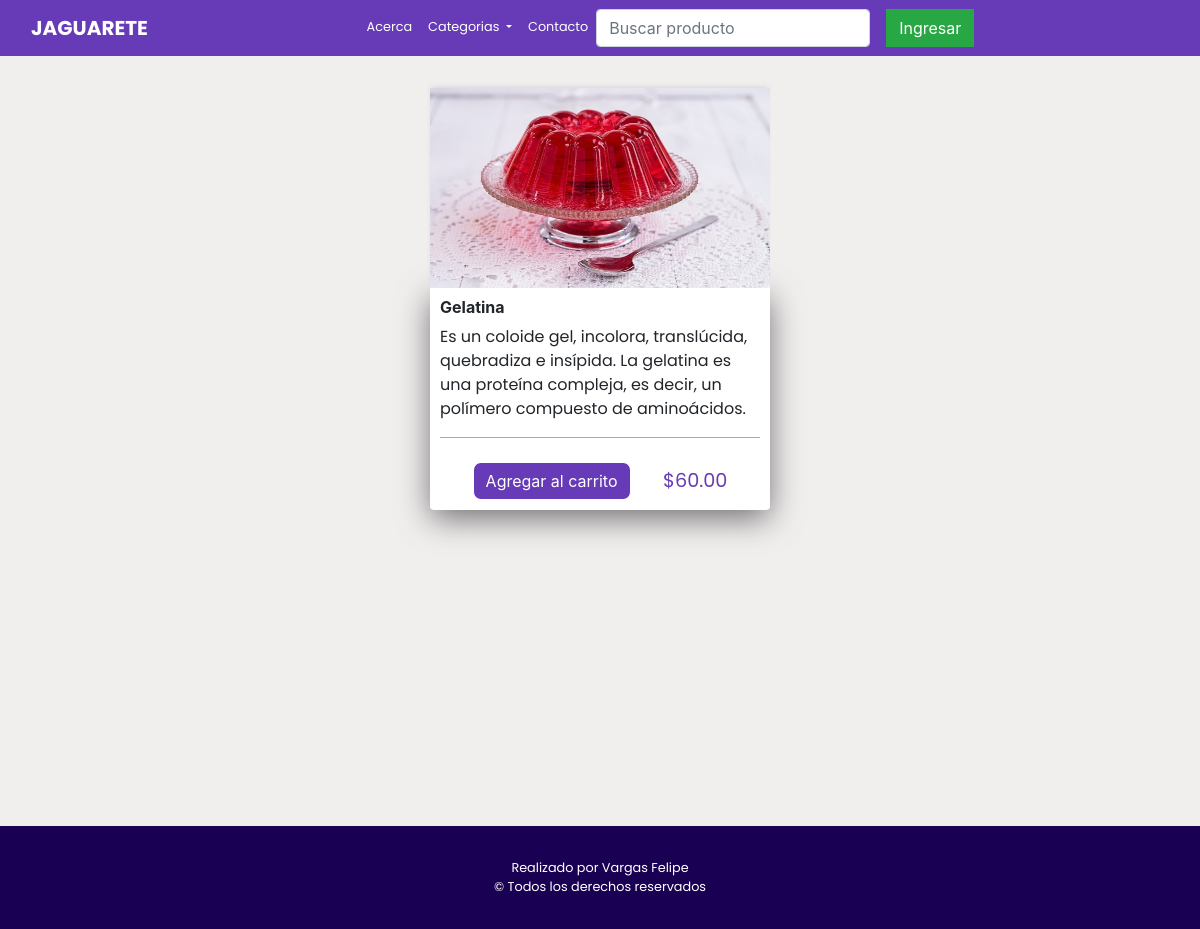
/product_details/15, run on the app's committed database.
### store/models.py (models this page shows, shortened)
class Product(models.Model):
    name= models.CharField(max_length=200,null = True)
    price = models.DecimalField(max_digits=7, decimal_places=2)
    img = models.ImageField(null= True,blank=True)
    description = models.CharField(max_length=255,default="")
    category = models.CharField(max_length=255,default="Comidas")

### store/views.py (the view)
# urls.py: path('product_details/<int:id>',views.product_details, name='product_details'),
def product_details(request,id):
    if request.user.is_authenticated:
            customer = request.user.customer
            order, created = Order.objects.get_or_create(customer=customer, complete=False )
            Items = order.orderitem_set.all()
            carItems = order.get_car_items
    else:
            Items = []
            order = {'get_car_total':0,'get_car_items':0 }
            carItems = order['get_car_items']
    product = Product.objects.get(id = id)
    return render(request,'store/mas.html',{'product':product,'carItems':carItems})

### store/templates/store/mas.html (shortened to what this page needs)
{% extends 'store/main.html' %}
{% load static %}
{% block content %}
<div class="container">
<div class="col-lg-4 mx-auto">
    <img class="thumbnail" src="{{product.img.url}}" alt="">
    <div class="box-element product">
        <h6><strong>{{product.name}}</strong></h6>
        <div class="description">
        <p>{{product.description}}</p>
    </div>
        <div class="botones-card">
            <button data-product={{product.id}} data-action="add" class="btn btn-warning add-btn update-car">Agregar al carrito</button>
            <div class="precio">
                <span>${{product.price | floatformat:2}}</span>
            </div>
        </div>
</div>
</div>
</div>
{% endblock content %}

### static/css/style.css (style rules this page uses)
* { scroll-behavior: smooth !important; }
body { background-color: #F1EEEE; }
.box-element { box-shadow: 0px 9px 32px -1px #6E6D6D; background-color: #fff; border-radius: 4px; padding: 10px; }
.botones-card { display: flex; justify-content: space-evenly; align-items: center !important; }
.description { margin-bottom: 1.5rem; border-bottom: 1px solid #FF9A16; font-family: 'Poppins', sans-serif; }
.thumbnail { width: 100%; height: 200px; -webkit-box-shadow: -1px -3px 5px -2px rgba(214,214,214,1); -moz-box-shadow: -1px -3px 5px -2px rgba(214,214,214,1); box-shadow: -1px -3px 5px -2px rgba(214,214,214,1); }
.product { border-radius: 0 0 4px 4px; }
.col-lg-4, .col-lg-6, .col-lg-8, .col-lg-12 { margin-top: 2rem; transition: all 0.3s ease-in-out; }
.btn { border-radius: 0; }
.btn-warning { background-color: #673AB7 !important; border-color: inherit !important; border-radius: 00.5rem; color: white !important; transition: all 0.3s ease-in-out; }
.precio span { font-family: 'Poppins', sans-serif; font-size: 1.2rem; color: #673AB7; }

### data on the page
Product: img (picture), name "Gelatina", description "Es un coloide gel, incolora, translúcida, quebradiza e insípida. La gelatina es una proteína compleja, es decir, un polímero compuesto de aminoácidos.", price "60.00"
